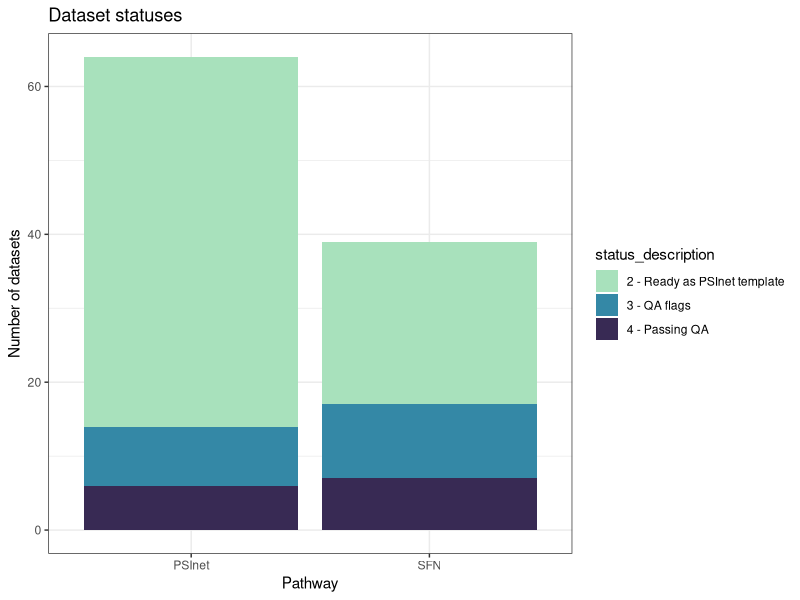

Write R code to recreate this figure.
## ---- chunk 1
library(dplyr)
library(ggplot2)

tracking_data <- read.csv(here::here("dataset_tracking.csv")) |>
  select(dataset_name, latest_status, source) |>
  mutate(latest_status = ifelse(is.na(latest_status), "submitted", latest_status))

status_key <- data.frame(
  latest_status = c('imported NO FLAGS', 'submitted', 'to template', 'to_template', 'to template with flags', 'imported WITH FLAGS'),
  status_description = c("4 - Passing QA", "2 - Ready as PSInet template", "2 - Ready as PSInet template", "2 - Ready as PSInet template", "1 - Obtained from SFN", "3 - QA flags")
)

tracking_data <- tracking_data |>
  left_join(status_key)

tracking_data_summary <- tracking_data |>
  group_by(source, status_description) |>
  tally()

theme_set(theme_bw())

## ---- chunk 2

ggplot(tracking_data_summary, aes(source, n, fill = status_description)) +
  geom_col(position = "stack") +
  ggtitle("Dataset statuses"
  ) +
  xlab("Pathway") +
  ylab("Number of datasets") +
  theme(legend.position = "right") +
  scale_fill_viridis_d(option = "mako", begin = .2, end = .9, direction = -1)

knitr::kable(tracking_data_summary)
